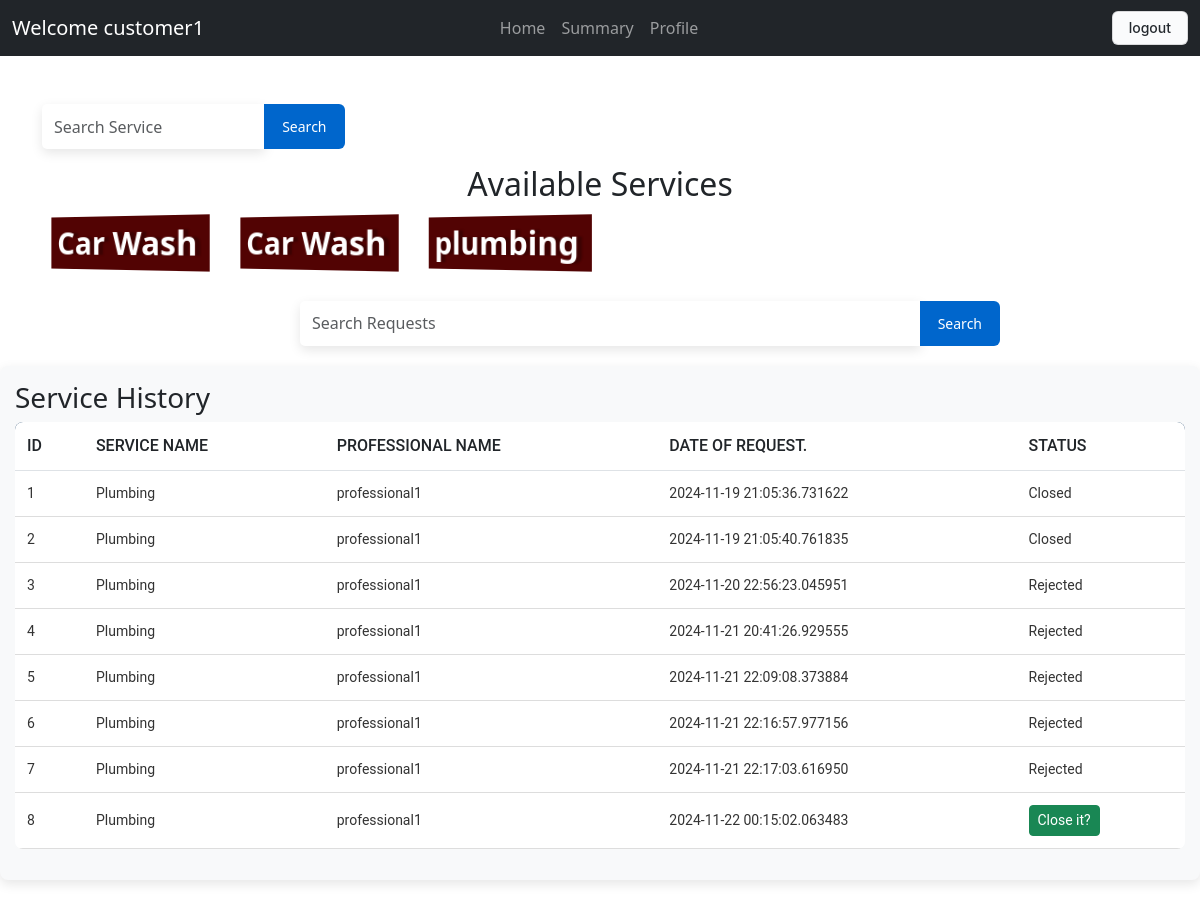
/user/2 (signed in), run on the app's committed database.
### application/models.py (models this page shows)
class Customer(db.Model):
    id=db.Column(db.Integer, primary_key=True)
    user_id = db.Column(db.Integer, db.ForeignKey('user.id'), nullable = False)
    user = db.relationship('User', back_populates='customer')
    fullname= db.Column(db.String(80))
    address= db.Column(db.String(200))
    pincode=db.Column(db.Integer)

class ServiceRequest(db.Model):
    id = db.Column(db.Integer, primary_key=True)
    customer_name = db.Column(db.String(150))
    professional_name = db.Column(db.String(150))
    service_name = db.Column(db.String(150))
    service_id = db.Column(db.Integer, db.ForeignKey('service.id'), nullable=False)
    customer_id = db.Column(db.Integer, db.ForeignKey('user.id'), nullable=False)
    professional_id = db.Column(db.Integer, db.ForeignKey('professional.id'))
    date_of_request = db.Column(db.DateTime)
    date_of_completion = db.Column(db.DateTime)
    status = db.Column(db.String(25), default="requested")
    remarks = db.Column(db.String(250))

### application/controllers.py (the view)
@app.route('/user/<int:id>', methods=['GET','POST'])
@roles_required("customer")
def customer(id):
   user=Customer.query.filter_by(user_id=id).first()
   services=Service.query.all()
   service_request=ServiceRequest.query.filter_by(customer_id=id)
   return render_template('c_dash.html',user=user, services=services, service_request=service_request)

### templates/c_dash.html (shortened to what this page needs)
<!DOCTYPE html>
<html lang="en">
<head>
    <link href="https://cdn.jsdelivr.net/npm/bootstrap@5.3.0-alpha1/dist/css/bootstrap.min.css" rel="stylesheet">
    <link rel="stylesheet" href="/static/customer_dash.css">
</head>
<body>
    <nav class="navbar navbar-expand-lg navbar-dark bg-dark">
        <div class="container-fluid">
            <a class="navbar-brand" href="#">Welcome {{user.fullname}}</a>
            <div class="collapse navbar-collapse" id="navbarNav" >
                <ul class="navbar-nav ms-auto" style="display: flex; justify-content: center; width: 100%; padding-right: 15%;" >
                    <li class="nav-item"><a class="nav-link" href="/user/{{user.user_id}}">Home</a></li>
                    <li class="nav-item"><a class="nav-link" href="/summary/{{user.user_id}}">Summary</a></li>
                    <li class="nav-item"><a class="nav-link" href="/profile/{{user.user_id}}">Profile</a></li>
                </ul>
            </div>
            <div class="nav-link" style="display: flex;">
                <a href="/logout"> <button class="button-4">logout</button></a>
            </div>
        </div>
    </nav>
    <div class="container mt-5">
        <div>
            <form action="/search_service/{{user.user_id}}" style="display: flex; justify-content: center;">
                <div class="input-group mb-3" >
                    <input style="max-width:20%; " name="result" type="text" class="form-control" placeholder="Search Service" aria-label="Recipient's username" aria-describedby="button-addon2">
                    <button class="btn btn-outline-secondary" type="submit" id="button-addon2">Search</button>
                </div>
             </form>
        </div>
        <h2 style="padding-bottom: 5px;display: flex ; justify-content: center;">Available Services</h2>
        <div class="row g-3">
            {% for service in services %}
            <div class="col-md-2">
                <a href="/service/{{service.id}}/{{user.user_id}}" >
                    <button class="button-92" role="button">{{service.name}} </button></a>
            </div>
            {% endfor %}
        </div>
    </div>
     <form action="/search_req/{{user.user_id}}">
        <div class="input-group mb-3" style="padding-left: 300px; padding-right: 200px; padding-top: 30px;">
            <input name="result" type="text" class="form-control" placeholder="Search Requests" aria-label="Recipient's username" aria-describedby="button-addon2">
            <button class="btn btn-outline-secondary" type="submit" id="button-addon2">Search</button>
        </div>
     </form>
    <div class="tableMain">
        <h3>Service History</h3>
        <table class="table">
            <thead>
                <tr>
                    <th>ID</th>
                    <th>Service Name</th>
                    <th>Professional Name</th>
                    <th>Date of Request.</th>
                    <th>Status</th>
                </tr>
            </thead>
            <tbody>
                {% for service in service_request %}
                <tr>
                    <td>{{ service.id }}</td>
                    <td>{{ service.service_name }}</td>
                    <td>{{ service.professional_name }}</td>
                    <td>{{ service.date_of_request }}</td>
                    <td>
                        {% if service.status == 'closed' %}
                        Closed
                        {% elif service.status == 'rejected' %}
                        Rejected
                        {% elif service.status == 'requested' %}
                         Requested
                        {% else %}
                        <a href="/service_remarks/{{ service.id }}" class="btn btn-sm btn-success">Close it?</a>
                        {% endif %}
                    </td>
                </tr>
                {% endfor %}
            </tbody>
        </table>
    </div>
</body>
</html>

### static/customer_dash.css (style rules this page uses)
.input-group .form-control { border: none; box-shadow: 0 4px 12px rgba(0, 0, 0, 0.1); border-radius: 5px; outline: none; transition: box-shadow 0.3s ease; }
.input-group .btn { border: none; background-color: #0066cc; color: white; padding: 12px 18px; font-size: 14px; cursor: pointer; transition: background-color 0.3s ease; }
.tableMain { width: 100%; overflow-x: auto; margin: 20px 0; padding: 15px; background-color: #f8f9fa; border-radius: 8px; box-shadow: 0 4px 12px rgba(0, 0, 0, 0.1); }
.table { width: 100%; border-collapse: collapse; font-family: 'Roboto', sans-serif; text-align: left; background-color: white; border-radius: 8px; overflow: hidden; }
.table thead { background-color: #012a52; color: white; font-size: 16px; text-transform: uppercase; }
.table thead th { padding: 12px; font-weight: 500; }
.table tbody tr { border-bottom: 1px solid #ddd; transition: background-color 0.2s ease; }
.table tbody td, .table tbody th { padding: 12px; font-size: 14px; color: #333; }
.table tbody td { vertical-align: middle; }
.button-92 { --c: #fff; background: linear-gradient(90deg, #0000 33%, #fff5, #0000 67%) var(--_p,100%)/300% no-repeat, #520303; color: #0000; border: none; transform: perspective(500px) rotateY(calc(20deg*var(--_i,-1))); text-shadow: calc(var(--_i,-1)* 0.08em) -.01em 0 var(--c), calc(var(--_i,-1)*-0.08em) .01em 2px #0004; outline-offset: .1em; transition: 0.3s; }
.button-92 { font-weight: bold; font-size: 2rem; margin: 0; cursor: pointer; padding: .1em .3em; }
.button-4 { appearance: none; background-color: #FAFBFC; border: 1px solid rgba(27, 31, 35, 0.15); border-radius: 6px; box-shadow: rgba(27, 31, 35, 0.04) 0 1px 0, rgba(255, 255, 255, 0.25) 0 1px 0 inset; box-sizing: border-box; color: #24292E; cursor: pointer; display: inline-block; font-family: -apple-system, system-ui, "Segoe UI", Helvetica, Arial, sans-serif, "Apple Color Emoji", "Segoe UI Emoji"; font-size: 14px; font-weight: 500; line-height: 20px; list-style: none; padding: 6px 16px; position: relative; transition: background-color 0.2s cubic-bezier(0.3, 0, 0.5, 1); user-select: none; -webkit-user-select: none; touch-action: manipulation; vertical-align: middle; white-space: nowrap; word-wrap: break-word; }
.button-4:before { display: none; }

### data on the page
Customer: fullname "customer1"
ServiceRequest: id "1", service_name "Plumbing", professional_name "professional1", date_of_request "2024-11-19 21:05:36.731622", status "Closed"
ServiceRequest: id "2", service_name "Plumbing", professional_name "professional1", date_of_request "2024-11-19 21:05:40.761835", status "Closed"
ServiceRequest: id "3", service_name "Plumbing", professional_name "professional1", date_of_request "2024-11-20 22:56:23.045951", status "Rejected"
ServiceRequest: id "4", service_name "Plumbing", professional_name "professional1", date_of_request "2024-11-21 20:41:26.929555", status "Rejected"
ServiceRequest: id "5", service_name "Plumbing", professional_name "professional1", date_of_request "2024-11-21 22:09:08.373884", status "Rejected"
ServiceRequest: id "6", service_name "Plumbing", professional_name "professional1", date_of_request "2024-11-21 22:16:57.977156", status "Rejected"
ServiceRequest: id "7", service_name "Plumbing", professional_name "professional1", date_of_request "2024-11-21 22:17:03.616950", status "Rejected"
ServiceRequest: id "8", service_name "Plumbing", professional_name "professional1", date_of_request "2024-11-22 00:15:02.063483"
